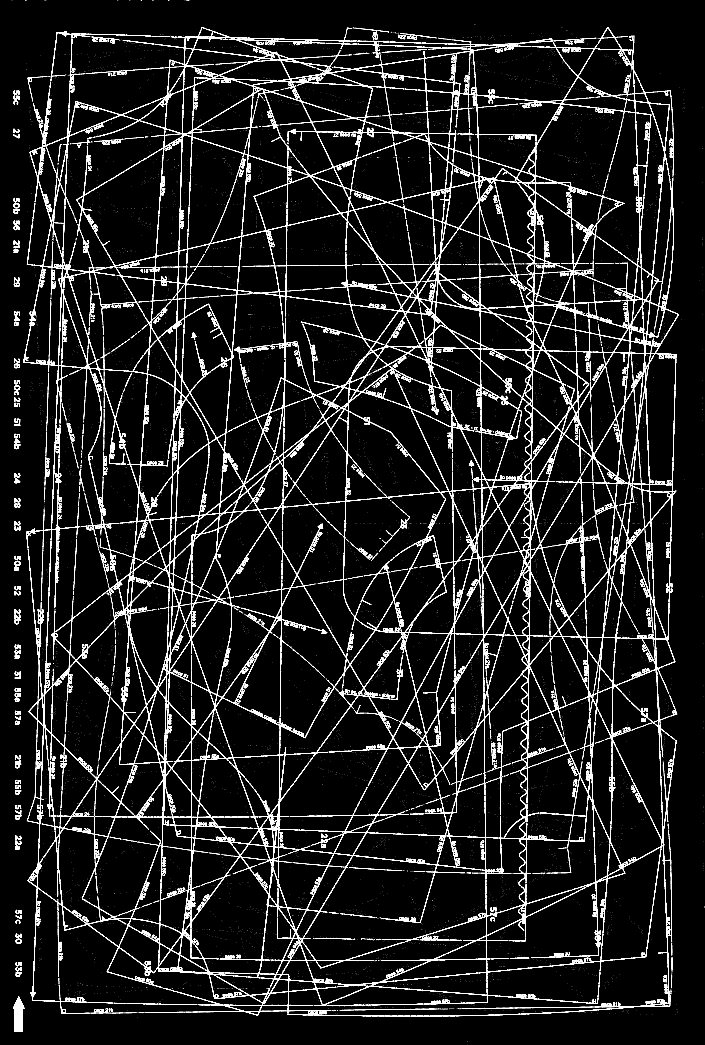
#> input picture Textt_Lines_Segmentation/Moldes.tif, 4226 x 6270 px (shown at 1/6 size)
$ jupyter execute --allow-errors lines_text.ipynb
#> lines starting #> are read from the running program, lines starting #| are printed output that depends on the picture; after the words box and inside, x2 and y2 are one past the last pixel; in counts of white or black regions, pixels touching at a corner belong together
#> further down, img is the input picture: shape (6270, 4226, 3); 4.7% white; 24462 white regions (16421 under 20 px), largest, box (x1, y1, x2, y2) and area: (78, 5978, 147, 6189) 6697, (1614, 5048, 1656, 5353) 1893, (716, 2599, 757, 2707) 1631
#> `gray = cv2.cvtColor(img, cv2.COLOR_RGB2GRAY)`: gray: shape (6270, 4226); 4.7% white; 24462 white regions (16421 under 20 px)
[cell 1]
import cv2
import warnings
import numpy as np
import matplotlib.pyplot as plt

# other configurations
warnings.filterwarnings('ignore')
plt.rcParams["figure.autolayout"] = True
plt.rcParams["figure.figsize"] = [50, 50]

#### Functions

[cell 2]
def plot(img):
    plt.imshow(img, cmap='gray');

def save(img_name, img):
    cv2.imwrite(img_name, img)


def smoothing(img):  # Removing noise
    image = img
    kernelSizes = [(1, 1)]
    # loop over the kernels sizes
    for kernelSize in kernelSizes:
        # construct a rectangular kernel from the current size and then
        kernel = cv2.getStructuringElement(cv2.MORPH_RECT, kernelSize)
        img_smoothed = cv2.morphologyEx(image, cv2.MORPH_OPEN, kernel)
    return img_smoothed

# getting the dashed and dotted lines, but the outputs have noises
def getContours(img):

    def TrouveContours(image):
        ret, thresh_binary = cv2.threshold(image, 107, 255, cv2.THRESH_BINARY)

        # findcontours
        contours, hierarchy = cv2.findContours(
            image=thresh_binary, mode=cv2.RETR_TREE, method=cv2.CHAIN_APPROX_SIMPLE)
#> contours = 27843 contours, 18752 with area under 20; largest, box (x1, y1, x2, y2) and area: (78, 5978, 147, 6189) 9119, (660, 3303, 696, 3421) 1748, (716, 2599, 757, 2707) 1652, (1614, 5048, 1656, 5353) 1532, (179, 1848, 214, 1958) 1389
        return contours, hierarchy

    # checking if the image is in grayscale format
    if len(img.shape) == 3:
        img = cv2.cvtColor(img, cv2.COLOR_RGB2GRAY)
    else:
        pass

    cell1 = img.copy()


    # create an empty mask
    mask_dotted = np.zeros(cell1.shape[:2], dtype=np.uint8)

    contours, hierarchy = TrouveContours(cell1) # the function which get the contrours of the image

    # loop through the contours
    for i, cnt in enumerate(contours):
        # if the contour has no other contours inside of it
        if hierarchy[0][i][2] == -1:
            # if the size of the contour is greater or less than a threshold
            if cv2.contourArea(cnt) < 10:  # Dotted lines
                cv2.drawContours(mask_dotted, [cnt], -1, (255),1, cv2.LINE_AA)
#> this loop made 27843 passes
#> cnt on passes 1 to 3: [[2803, 6249]], [[2805, 6247]], [[827, 6103]]
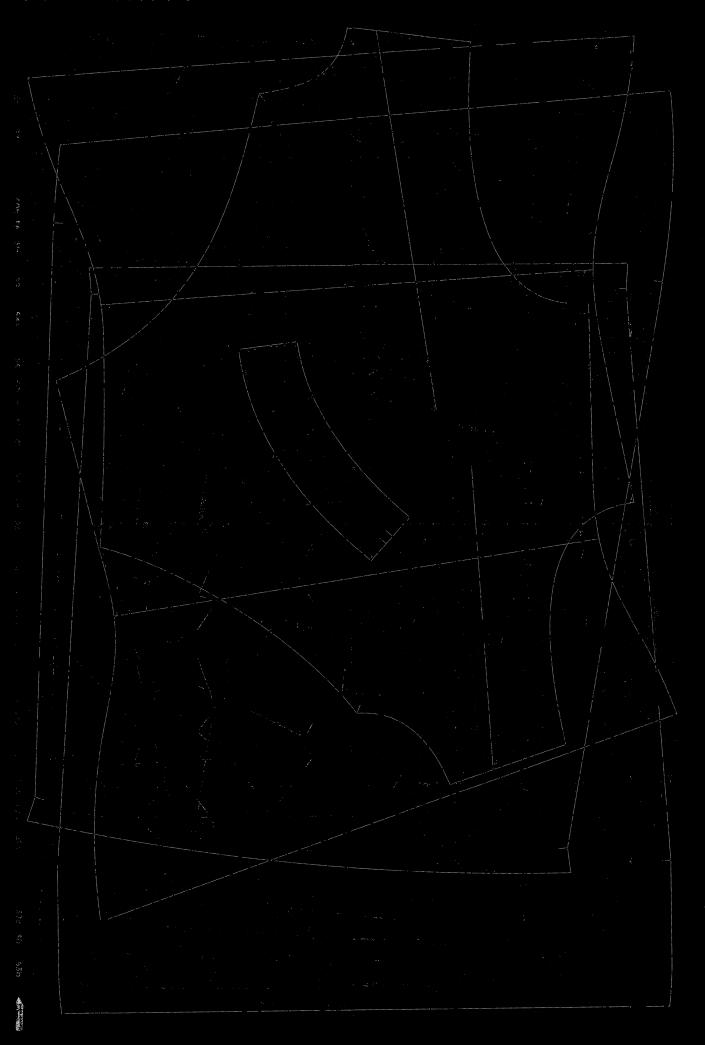
#> mask_dotted: shape (6270, 4226) (shown at 1/6 size); min 0, max 255, mean 1.1


    return mask_dotted

def seg_lines(gray_img, mask):
    # get the dotted lines
    dot_lines = mask.copy()
    # get the dashed lines
    mask_dashed = cv2.subtract(gray_img, dot_lines)
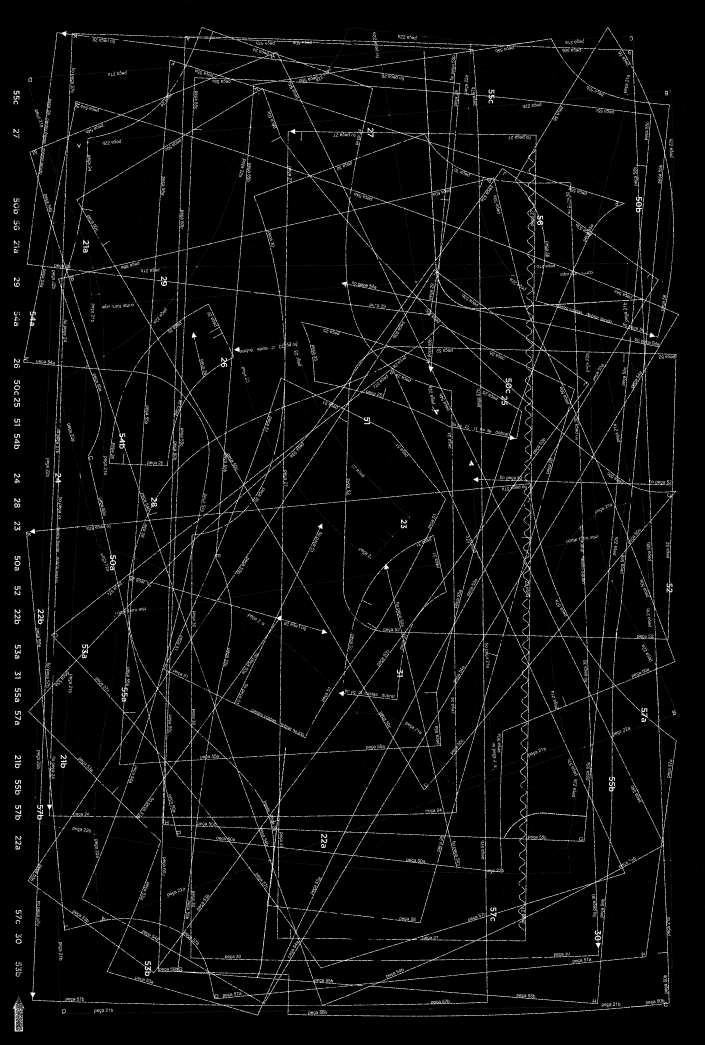
#> mask_dashed: shape (6270, 4226) (shown at 1/6 size); min 0, max 255, mean 11
    dash_lines = cv2.subtract(mask_dashed, dot_lines)
    #Moving small points from the previous process
    dash_lines = cv2.blur(dash_lines,(3,3))

    return dot_lines, dash_lines

'''def seg_texts(img_dot, img_dash):
    return img_text'''

[cell 3]
img = cv2.imread('Moldes.tif')
gray = cv2.cvtColor(img, cv2.COLOR_RGB2GRAY)

# Dotted and Dashed lines
dot_lines, dash_lines = seg_lines(gray, mask=getContours(gray))

cv2.imwrite(r'lines_detection\dot_lines.png',dot_lines)

[cell 4]
a_test = cv2.dilate(dash_lines, np.ones((1,1), np.uint8), 3) #getContours(dash_lines)
plot(a_test)

[cell 5]
thresh = cv2.threshold(a_test, 0, 255, cv2.THRESH_BINARY_INV + cv2.THRESH_OTSU)[1]
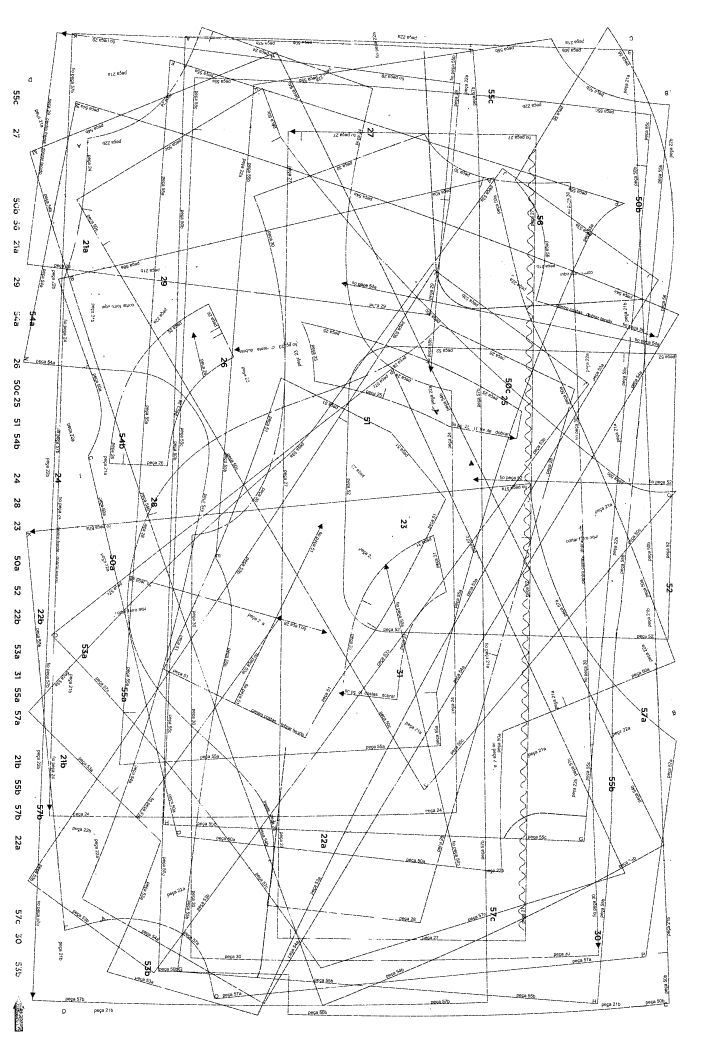
#> thresh: shape (6270, 4226) (shown at 1/6 size); 95.3% white; 8464 black regions (473 under 20 px), largest, box (x1, y1, x2, y2) and area: (78, 6008, 138, 6189) 2403, (1614, 5048, 1656, 5353) 2019, (716, 2599, 757, 2707) 1749
result = a_test.copy()

# Remove horizontal lines
horizontal_kernel = cv2.getStructuringElement(cv2.MORPH_RECT, (40,1))
remove_horizontal = cv2.morphologyEx(thresh, cv2.MORPH_OPEN, horizontal_kernel, iterations=2)
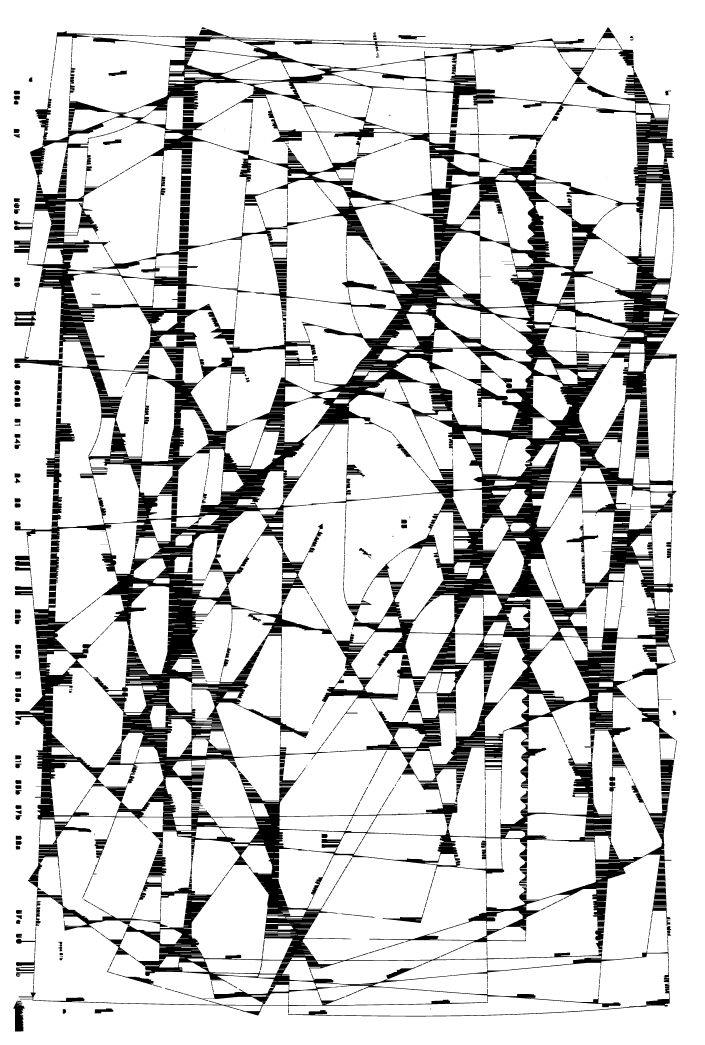
#> remove_horizontal: shape (6270, 4226) (shown at 1/6 size); 82.7% white; 1009 black regions (59 under 20 px)
cnts = cv2.findContours(remove_horizontal, cv2.RETR_EXTERNAL, cv2.CHAIN_APPROX_SIMPLE)
#> cnts = 1 contour; box (x1, y1, x2, y2) and area: (0, 0, 4226, 6270) 26486525
cnts = cnts[0] if len(cnts) == 2 else cnts[1]
#> cnts = [[[0, 0], [0, 6269], [4225, 6269], [4225, 0]]]
for c in cnts:
    cv2.drawContours(result, [c], -1, (255,255,255), 5)
#> this loop made 1 pass
#> c on pass 1: [[0, 0], [0, 6269], [4225, 6269], [4225, 0]]

# Remove vertical lines
vertical_kernel = cv2.getStructuringElement(cv2.MORPH_RECT, (1,40))
#> vertical_kernel = 40 values from 1 to 1
remove_vertical = cv2.morphologyEx(thresh, cv2.MORPH_OPEN, vertical_kernel, iterations=2)
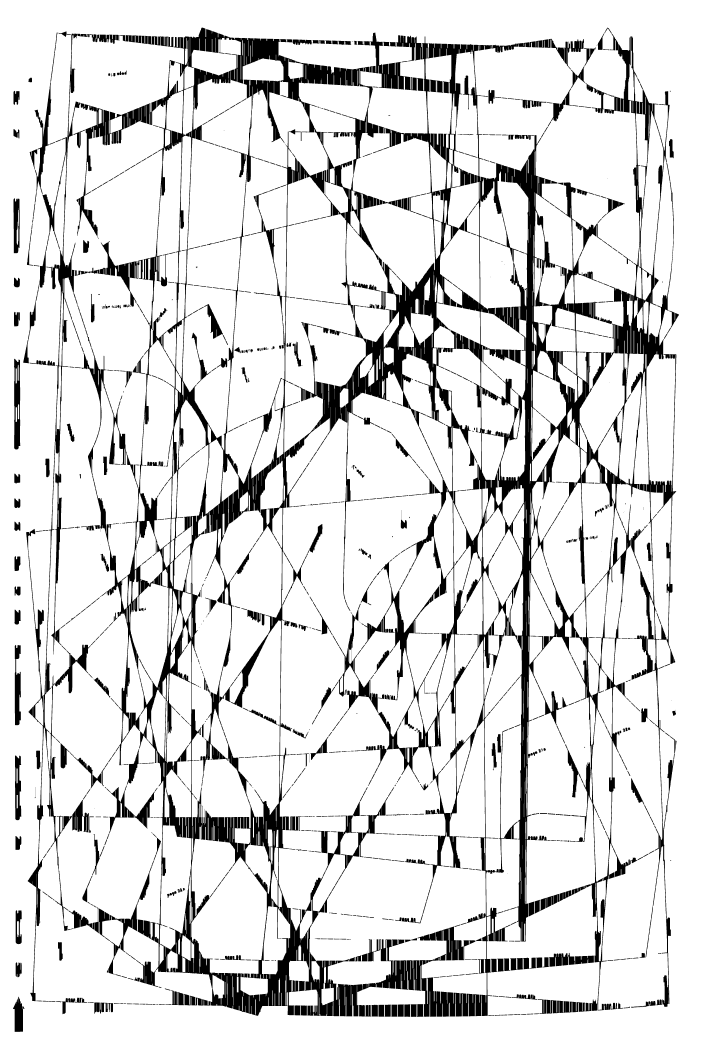
#> remove_vertical: shape (6270, 4226) (shown at 1/6 size); 86.2% white; 1052 black regions (84 under 20 px)
cnts = cv2.findContours(remove_vertical, cv2.RETR_EXTERNAL, cv2.CHAIN_APPROX_SIMPLE)
#> cnts = 1 contour; box (x1, y1, x2, y2) and area: (0, 0, 4226, 6270) 26486525
cnts = cnts[0] if len(cnts) == 2 else cnts[1]
#> cnts = [[[0, 0], [0, 6269], [4225, 6269], [4225, 0]]]
for c in cnts:
    cv2.drawContours(result, [c], -1, (255,255,255), 5)
